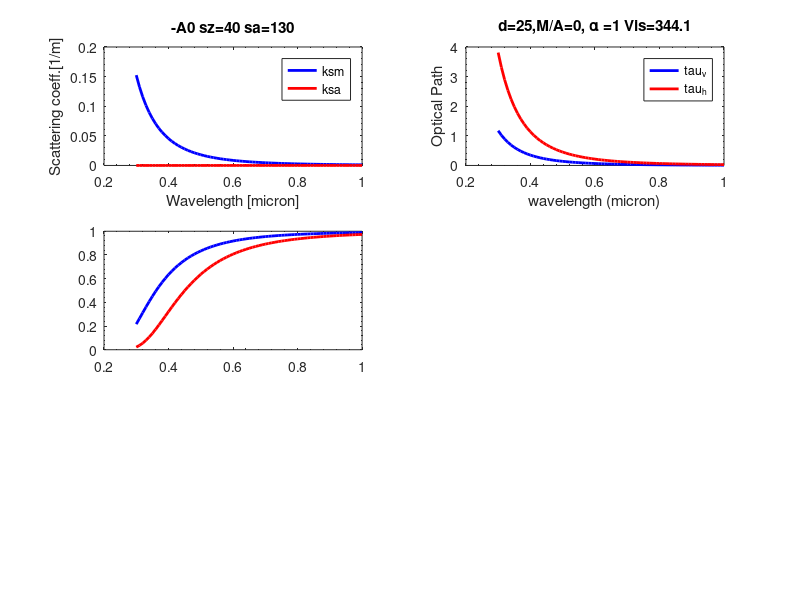

Write the MATLAB code that produced this figure. (Note: this script raises an error after producing the figure.)
clear all; close all
%%
% This code is implemented to investigate the single scattering solutions
% and the "colours" of the light reaching the observer from an horizontal
% path. The atmosphere may contain molecules and aerosol.
% Definition of parameters that don't change in the code
% g         is Henyey-Greenstein g parameter
% bt        is Brightness Temperature (BT)

g=0.85;
bt=5800;    %BT of the Sun

% Definition of parameters that change in the code
% zena      is the sun zenith angle
% scata     is the scattering angle
% maratio   is the ratio of molecules to aerosol scattering at 0.56 microns
% alpha     is the Angstrom coefficient

% Different cases are valuated expressed by job='A#', where # is the number
% of case analyzed

job='A0'; zena=40; scata=130; maratio=0; alpha=1;
% job='A1'; zena=40; scata=130; maratio=1; alpha=1; 
% job='A2'; zena=40; scata=130; maratio=1; alpha=3; 
% job='A3'; zena=40; scata=130; maratio=10; alpha=1;
% job='A4'; zena=70; scata=160; maratio=10; alpha=1; 
% job='A5'; zena=40; scata= 50; maratio=10; alpha=1;
%%
% Choice of wavelength to compute VISibility and normalise particle 
% scattering coefficient

wd=0.01;                        % Step in wavelength vector
iwa=27;                         % wa(iwa)= 0.52 microns

%wd=0.02; 
%iwa=6;

wa=[0.3:wd:1.0]; 
n=size(wa,2);                   % Wavelength in micron
mu=cos(scata*pi/180);           % Conversion from degrees to radians
mus=cos(zena*pi/180);           % Conversion from degrees to radians

for i=1:n
% How to compute Rayleigh optical depth tauf(i) for a vertical path through 
% the atmosphere with airmass=1
% Frohlich and Shaw, AO, 1980 vol 19 n. 11, 1773-1775
barg=3.916+0.074*wa(i)+0.05/wa(i);
tauf(i)=8.38e-3/wa(i)^barg;
end

Hv=7.7;                         % Vertical scale height: same for molecular
                                % scattering coefficient ksm and aerosol 
                                % scattering coefficient ksa

ksm=tauf./Hv;                   % Rayleigh molecular scattering coefficient    
ksa=ksm;                        % Rayleigh aerosol scattering coefficient

ksm(i)=1.1e-3 / wa(i)^4.09;     % Origin unknown

% Normalize aerosol scattering coefficient using maratio
k_aernorm=ksm(iwa)*maratio/wa(iwa)^(-alpha);

for i=1:n
ksa(i)=k_aernorm * wa(i)^(-alpha);
end

d=25;                           % Distance from observer to black wall in m
kst=ksm + ksa;                  % Total scattering coefficient
tau_v=Hv*kst;                   % Total vertical optical depth for a path
                                % of length d
tau_h=d*kst;                    % Total horizontal optical depth for a path
                                % of length d
% Connection with visibility
vis=3.912/(ksm(iwa)+ksa(iwa));
B=1.e-6;                        % Assumes a value of A=0.20 m2
% Definition of parameters for Planck function
c0=2.997*10.^8;                 % m/s speed of light in vaccum
h=6.625*10.^-34;                % J.s Planck constant 
k_=1.38*10.^-23;                % T/K Boltzmann constant
nn=1;                           % Refravtive index of the medium
for i = 1:n
planck =(2*pi.*h.*(c0.^2))./((nn.^2).*(wa(i).^5).*(exp((h.*c0)./(nn.*k_.*bt.*wa(i).*i))-1));
Ts(i)=exp(-tau_v(i)/mus);
E0(i)=planck * B * mus;         % mus to compute irradiance on a horiz.path
E0S(i)=E0(i)*Ts(i);
end

Pmol=0.750*(1 + mu*mu);             % Scattering direction 
Paer=(1-g^2)/(1+g^2-2*g*mu)^(3/2);  % Paer is assumed independent of wavelength
Pt=(Pmol*ksm + Paer*ksa)./(ksm+ksa);
Th=exp(-tau_h);

% Definition of Radiance L
L=E0S .* Pt .* (1-Th);          % E0S is irradiance [Wm-2]; Pt [1/sr];

% Normalization of L, E0 and E0S

LN=L/max(L);
E0N=E0/max(E0);
E0SN=E0S/max(E0S);

% Definition of axis and elements on the graphics
% The function num2str(A) converts a numeric array into a character array 
% that represents the numbers

st0=num2str(d);
st1=num2str(maratio);
st2=num2str(vis,'%7.1f');
st3=num2str(alpha);

% Concatenate two or more character vectors or two or more cells array
str1=strcat('d=',st0,',','M/A=',st1,',',' \alpha =',st3,' Vis=',st2);

st0=num2str(zena); 
st1=num2str(scata);
str0=strcat('-',job,' sz=',st0,' sa=',st1);

% Figures
figure(1);
subplot(3,2,1);
hold on;
set(gca,'XMinorTick','on','YMinorTick','on', 'box','on');
hold on
plot(wa,ksm,'-b', 'linewidth',2);
plot(wa,ksa,'-r', 'linewidth',2);
H = legend('ksm','ksa');
xlabel('Wavelength [micron]');
ylabel('Scattering coeff.[1/m]');
title(str0);

subplot(3,2,2);
hold on;
set(gca,'XMinorTick','on','YMinorTick','on', 'box','on');
hold on;
plot(wa,tau_v,'-b', 'linewidth',2);
plot(wa,tau_h,'-r', 'linewidth',2);
H = legend('tau_v','tau_h');
xlabel('wavelength (micron)'); 
ylabel('Optical Path'); 
title(str1);

subplot(3,2,3);
set(gca,'XMinorTick','on','YMinorTick','on', 'box','on');
hold on;
plot(wa,Ts,'-b', 'linewidth',2);
plot(wa,Th,'-r', 'linewidth',2);
H = legend('Ts','Th','Location','NW');
xlabel('Wavelength [micron]');
ylabel('Transmittance');
title(str1);

subplot(3,2,4);
rad=pi/180;
ang=[0:0.5:10 11:5:180 180];
na=length(ang); 
mua=cos(ang*rad);
was=[1, floor(n/2), n];     % The function floor(A) round matrix elements 
                            % toward negative infinity 
sa=length(was);
for j=1:na
Pm(j)=0.750*(1 + mua(j)*mua(j));        % Molecular scattering
Pa(j)=(1-g^2)/(1+g^2-2*g*mua(j))^(3/2); % Aerosol scattering
for k=1:sa
is=was(k);
Ptot(k,j)=(Pm(j)*ksm(is) + Pa(j)*ksa(is))./(ksm(is)+ksa(is)); % Tot. Scatt.
end
end

% How to convert axis in semi-log
semilogy(ang,Pm,'--b','Linewidth',3);
hold on;
semilogy(ang,Pa,'--r','Linewidth',3);
semilogy(ang,Ptot(1,:),'-k','Linewidth',2);
semilogy(ang,Ptot(2,:),'-g','Linewidth',2);
semilogy(ang,Ptot(3,:),'-m','Linewidth',2);
H = legend('Pm','Pa','Ptot(0.30)','Ptot(0.64)','Ptot(1.0)','Location','SW');
xlabel('Scattering angle');
ylabel('Scattering diagram');

subplot(3,2,5);
set(gca,'XMinorTick','on','YMinorTick','on', 'box','on');
hold on;
plot(wa,E0,'-g','linewidth',2);
plot(wa,E0S,'-b', 'linewidth',2);
plot(wa,L,'-r', 'linewidth',2);
H = legend('E0','E0S','L');
xlabel('wavelength (micron)'); 
ylabel('Irradiance');
title(str1);

subplot(3,2,6);
set(gca,'XMinorTick','on','YMinorTick','on', 'box','on');
hold on;
plot(wa,E0N,'-g', 'linewidth',2);
plot(wa,E0SN, '-b','linewidth',2);
plot(wa,LN,'-r', 'linewidth',2);
H = legend('E0N','E0SN','LN','Location','SE');
xlabel('wavelength (micron)');
ylabel('Relative units');
title(str1);






